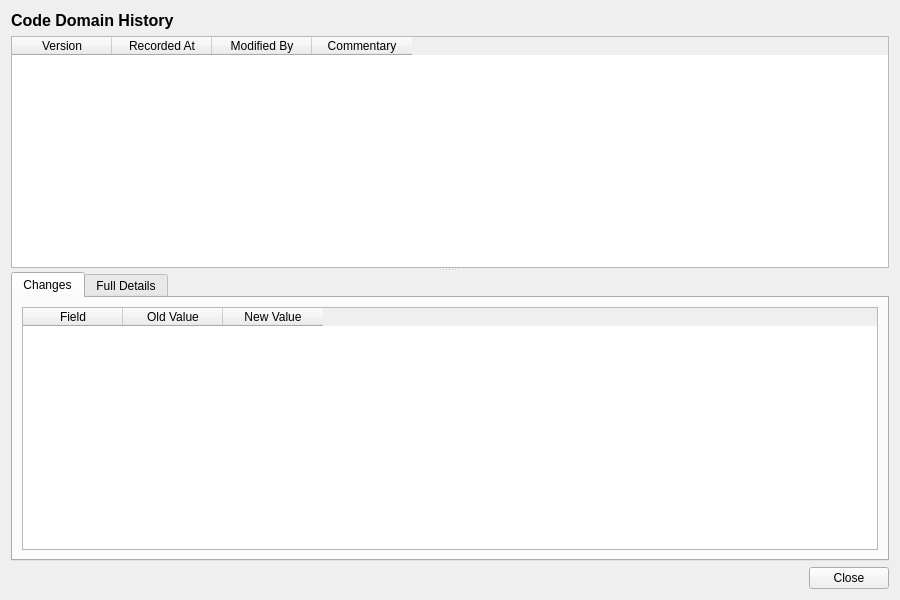
<?xml version="1.0" encoding="UTF-8"?>
<ui version="4.0">
 <class>CodeDomainHistoryDialog</class>
 <widget class="QWidget" name="CodeDomainHistoryDialog">
  <property name="geometry">
   <rect>
    <x>0</x>
    <y>0</y>
    <width>900</width>
    <height>600</height>
   </rect>
  </property>
  <property name="windowTitle">
   <string>Code Domain History</string>
  </property>
  <layout class="QVBoxLayout" name="verticalLayout">
   <item>
    <widget class="QLabel" name="titleLabel">
     <property name="font">
      <font>
       <pointsize>12</pointsize>
       <bold>true</bold>
      </font>
     </property>
     <property name="text">
      <string>Code Domain History</string>
     </property>
    </widget>
   </item>
   <item>
    <widget class="QSplitter" name="splitter">
     <property name="orientation">
      <enum>Qt::Vertical</enum>
     </property>
     <widget class="QTableWidget" name="versionListWidget">
      <property name="minimumHeight">
       <number>150</number>
      </property>
      <property name="maximumHeight">
       <number>250</number>
      </property>
      <property name="alternatingRowColors">
       <bool>true</bool>
      </property>
      <property name="editTriggers">
       <set>QAbstractItemView::NoEditTriggers</set>
      </property>
      <property name="selectionMode">
       <enum>QAbstractItemView::SingleSelection</enum>
      </property>
      <property name="selectionBehavior">
       <enum>QAbstractItemView::SelectRows</enum>
      </property>
      <column>
       <property name="text">
        <string>Version</string>
       </property>
      </column>
      <column>
       <property name="text">
        <string>Recorded At</string>
       </property>
      </column>
      <column>
       <property name="text">
        <string>Modified By</string>
       </property>
      </column>
      <column>
       <property name="text">
        <string>Commentary</string>
       </property>
      </column>
     </widget>
     <widget class="QWidget" name="detailWidget">
      <layout class="QVBoxLayout" name="detailLayout">
       <property name="leftMargin">
        <number>0</number>
       </property>
       <property name="topMargin">
        <number>0</number>
       </property>
       <property name="rightMargin">
        <number>0</number>
       </property>
       <property name="bottomMargin">
        <number>0</number>
       </property>
       <item>
        <widget class="QTabWidget" name="tabWidget">
         <property name="currentIndex">
          <number>0</number>
         </property>
         <widget class="QWidget" name="changesTab">
          <attribute name="title">
           <string>Changes</string>
          </attribute>
          <layout class="QVBoxLayout" name="changesTabLayout">
           <item>
            <widget class="QTableWidget" name="changesTableWidget">
             <property name="editTriggers">
              <set>QAbstractItemView::NoEditTriggers</set>
             </property>
             <property name="alternatingRowColors">
              <bool>true</bool>
             </property>
             <property name="selectionMode">
              <enum>QAbstractItemView::SingleSelection</enum>
             </property>
             <property name="selectionBehavior">
              <enum>QAbstractItemView::SelectRows</enum>
             </property>
             <column>
              <property name="text">
               <string>Field</string>
              </property>
             </column>
             <column>
              <property name="text">
               <string>Old Value</string>
              </property>
             </column>
             <column>
              <property name="text">
               <string>New Value</string>
              </property>
             </column>
            </widget>
           </item>
          </layout>
         </widget>
         <widget class="QWidget" name="fullDetailsTab">
          <attribute name="title">
           <string>Full Details</string>
          </attribute>
          <layout class="QVBoxLayout" name="fullDetailsTabLayout">
           <item>
            <widget class="QScrollArea" name="scrollArea">
             <property name="widgetResizable">
              <bool>true</bool>
             </property>
             <widget class="QWidget" name="scrollAreaWidgetContents">
              <property name="geometry">
               <rect>
                <x>0</x>
                <y>0</y>
                <width>560</width>
                <height>450</height>
               </rect>
              </property>
              <layout class="QFormLayout" name="formLayout">
               <item row="0" column="0">
                <widget class="QLabel" name="codeLabel">
                 <property name="text">
                  <string>Code:</string>
                 </property>
                </widget>
               </item>
               <item row="0" column="1">
                <widget class="QLabel" name="codeValue">
                 <property name="text">
                  <string/>
                 </property>
                </widget>
               </item>
               <item row="1" column="0">
                <widget class="QLabel" name="nameLabel">
                 <property name="text">
                  <string>Name:</string>
                 </property>
                </widget>
               </item>
               <item row="1" column="1">
                <widget class="QLabel" name="nameValue">
                 <property name="text">
                  <string/>
                 </property>
                </widget>
               </item>
               <item row="2" column="0">
                <widget class="QLabel" name="descriptionLabel">
                 <property name="text">
                  <string>Description:</string>
                 </property>
                </widget>
               </item>
               <item row="2" column="1">
                <widget class="QLabel" name="descriptionValue">
                 <property name="text">
                  <string/>
                 </property>
                 <property name="wordWrap">
                  <bool>true</bool>
                 </property>
                </widget>
               </item>
               <item row="3" column="0">
                <widget class="QLabel" name="versionNumberLabel">
                 <property name="text">
                  <string>Version:</string>
                 </property>
                </widget>
               </item>
               <item row="3" column="1">
                <widget class="QLabel" name="versionNumberValue">
                 <property name="text">
                  <string/>
                 </property>
                </widget>
               </item>
               <item row="4" column="0">
                <widget class="QLabel" name="modifiedByLabel">
                 <property name="text">
                  <string>Modified By:</string>
                 </property>
                </widget>
               </item>
               <item row="4" column="1">
                <widget class="QLabel" name="modifiedByValue">
                 <property name="text">
                  <string/>
                 </property>
                </widget>
               </item>
               <item row="5" column="0">
                <widget class="QLabel" name="recordedAtLabel">
                 <property name="text">
                  <string>Recorded At:</string>
                 </property>
                </widget>
               </item>
               <item row="5" column="1">
                <widget class="QLabel" name="recordedAtValue">
                 <property name="text">
                  <string/>
                 </property>
                </widget>
               </item>
               <item row="6" column="0">
                <widget class="QLabel" name="changeCommentaryLabel">
                 <property name="text">
                  <string>Change Commentary:</string>
                 </property>
                </widget>
               </item>
               <item row="6" column="1">
                <widget class="QLabel" name="changeCommentaryValue">
                 <property name="text">
                  <string/>
                 </property>
                 <property name="wordWrap">
                  <bool>true</bool>
                 </property>
                </widget>
               </item>
              </layout>
             </widget>
            </widget>
           </item>
          </layout>
         </widget>
        </widget>
       </item>
      </layout>
     </widget>
    </widget>
   </item>
   <item>
    <layout class="QHBoxLayout" name="buttonLayout">
     <item>
      <spacer name="horizontalSpacer">
       <property name="orientation">
        <enum>Qt::Horizontal</enum>
       </property>
       <property name="sizeHint" stdset="0">
        <size><width>40</width><height>20</height></size>
       </property>
      </spacer>
     </item>
     <item>
      <widget class="QPushButton" name="closeButton">
       <property name="text">
        <string>Close</string>
       </property>
      </widget>
     </item>
    </layout>
   </item>
  </layout>
 </widget>
 <resources/>
 <connections/>
</ui>
